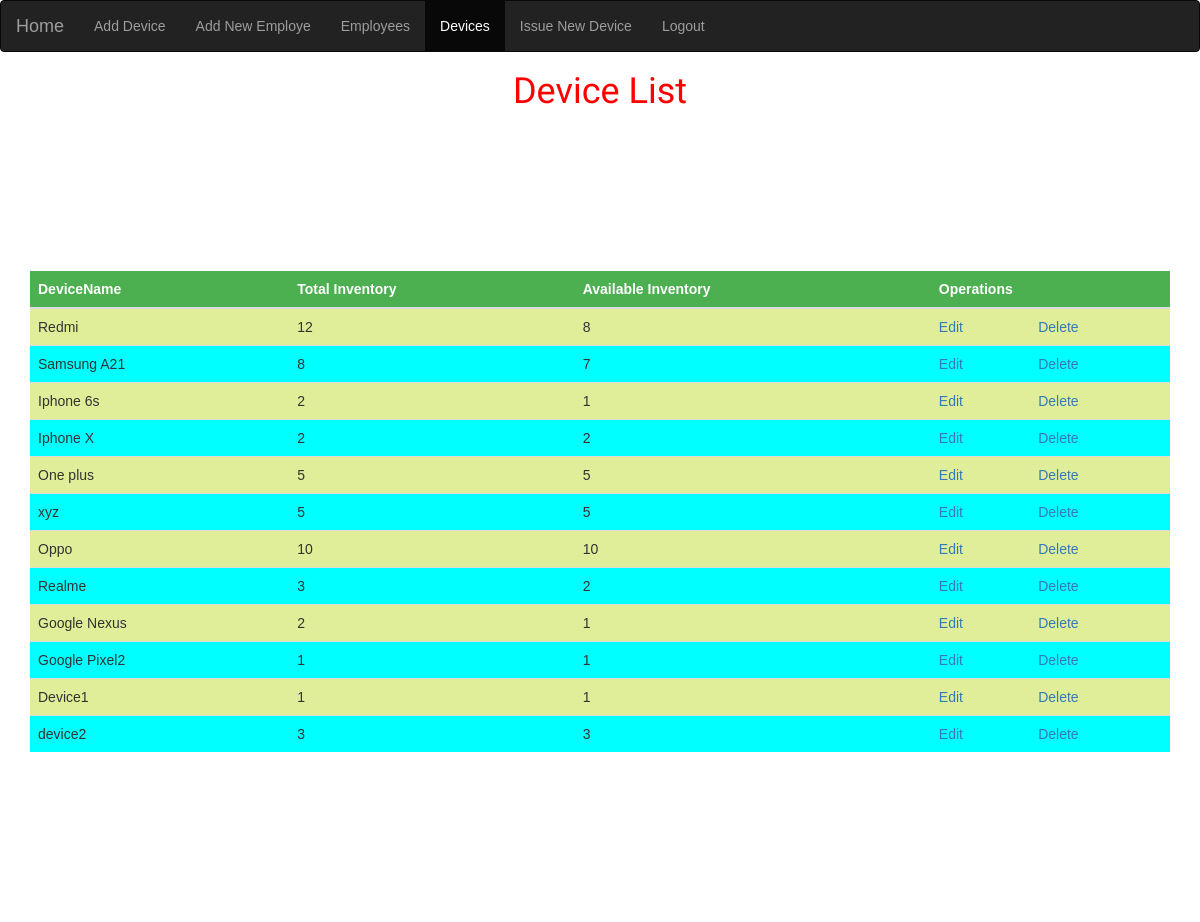
/code/device.php, run on the app's committed database.
### tables this page shows
CREATE TABLE `device_data` (
  `device_id` int(11) NOT NULL,
  `device_name` varchar(20) DEFAULT NULL,
  `total_inventory` int(10) DEFAULT NULL,
  `available_inventory` int(11) DEFAULT NULL
);

### code/device.php (the view, shortened to what this page needs)
<?php
require "db_config.php";
include('navbar.php');
?>
<!DOCTYPE html>
<html>
 <head>
 </head>
 <body>
<div id="txt">
<link rel="stylesheet" type="text/css" href="style.css">
<h1 align=center> Device List</h1>
</div>
 <div class="container mt-5">
  <?php
  $stmt=$conn->prepare("Select * FROM device_data");
$stmt->bind_result($device_id, $device_name, $total_inventory,$available_inventory);
$stmt->execute();
$stmt->store_result();
if($stmt->num_rows > 0){
    echo '<table class="table" id="myTable">
            <thead>
            <tr>
                 <th>DeviceName</th>
                 <th>Total Inventory</th>
                 <th>Available Inventory</th>
                 <th colspan="2">Operations</th>
                 </tr>
                 </thead>
                </tbody>';
    while($stmt->fetch()){
        echo '<tr>
        <td>'.$device_name.'</td>
        <td>'.$total_inventory.'</td>
        <td>'.$available_inventory.'</td>
        <td><a href="edit.php? id='.$device_id.' & name='.$device_name.' & inventory='.$total_inventory.'">Edit</a></td>
        <td><a  href="delete.php?id='.$device_id.'" onClick="return confirmDelete();">Delete</a></td>
        </tr>';
    }
    echo '</tbody>
      </table>';
}
else{
    echo '0 results';
}
?>
 </div>
 </body>
</html>

### code/navbar.php (shortened to what this page needs)
<!DOCTYPE html>
<html lang="en">
<head>
  <link rel="stylesheet" href="https://maxcdn.bootstrapcdn.com/bootstrap/3.4.1/css/bootstrap.min.css">
</head>
<body>
<nav class="navbar navbar-inverse">
<div class="container-fluid">
    <div class="navbar-header">
      <a class="navbar-brand" href="Welcome.php">Home</a>
    </div>
    <ul class="nav navbar-nav">
      <li class=""><a href="add_device.php">Add Device</a></li>
      <li ><a href="add_employee.php"> Add New Employe</a></li>
      <li class=""><a href="employee.php">Employees</a></li>
      <li ><a href="device.php">Devices</a></li>
      <li ><a href="issue.php">Issue New Device</a></li>
      <li ><a href="logout.php">Logout</a></li>
    </ul>
  </div>
</nav>
</body>
</html>

### code/style.css (style rules this page uses)
html, body { background: repeating-radial-gradient(skyblue, transparent 100px) }
th, td { text-align: left; padding: 8px; }
tr:nth-child(even) { background-color: aqua }
tr:nth-child(odd) { background-color: rgb(225, 238, 153) }
th { background-color: #4CAF50; color: white; }
ul li.active a { background: black; color: #fff; }
.active, .active:hover { background-color: black; color: white; }
#txt { font-family: "Sofia"; font-size: 22px; }
html, body { background-image: url('http://getwallpapers.com/wallpaper/full/a/5/d/544750.jpg'); background-size: cover; background-repeat: no-repeat; height: 100%; font-family: 'Numans', sans-serif; }
.container { height: 100%; align-content: center; }
#txt { color: red }
::placeholder { color: red; opacity: 1; color: green; ; }

### data on the page
device_data: device_name "Redmi", total_inventory "12", available_inventory "8"
device_data: device_name "Samsung A21", total_inventory "8", available_inventory "7"
device_data: device_name "Iphone 6s", total_inventory "2", available_inventory "1"
device_data: device_name "Iphone X", total_inventory "2", available_inventory "2"
device_data: device_name "One plus", total_inventory "5", available_inventory "5"
device_data: device_name "xyz", total_inventory "5", available_inventory "5"
device_data: device_name "Oppo", total_inventory "10", available_inventory "10"
device_data: device_name "Realme", total_inventory "3", available_inventory "2"
device_data: device_name "Google Nexus", total_inventory "2", available_inventory "1"
device_data: device_name "Google Pixel2", total_inventory "1", available_inventory "1"
device_data: device_name "Device1", total_inventory "1", available_inventory "1"
device_data: device_name "device2", total_inventory "3", available_inventory "3"
